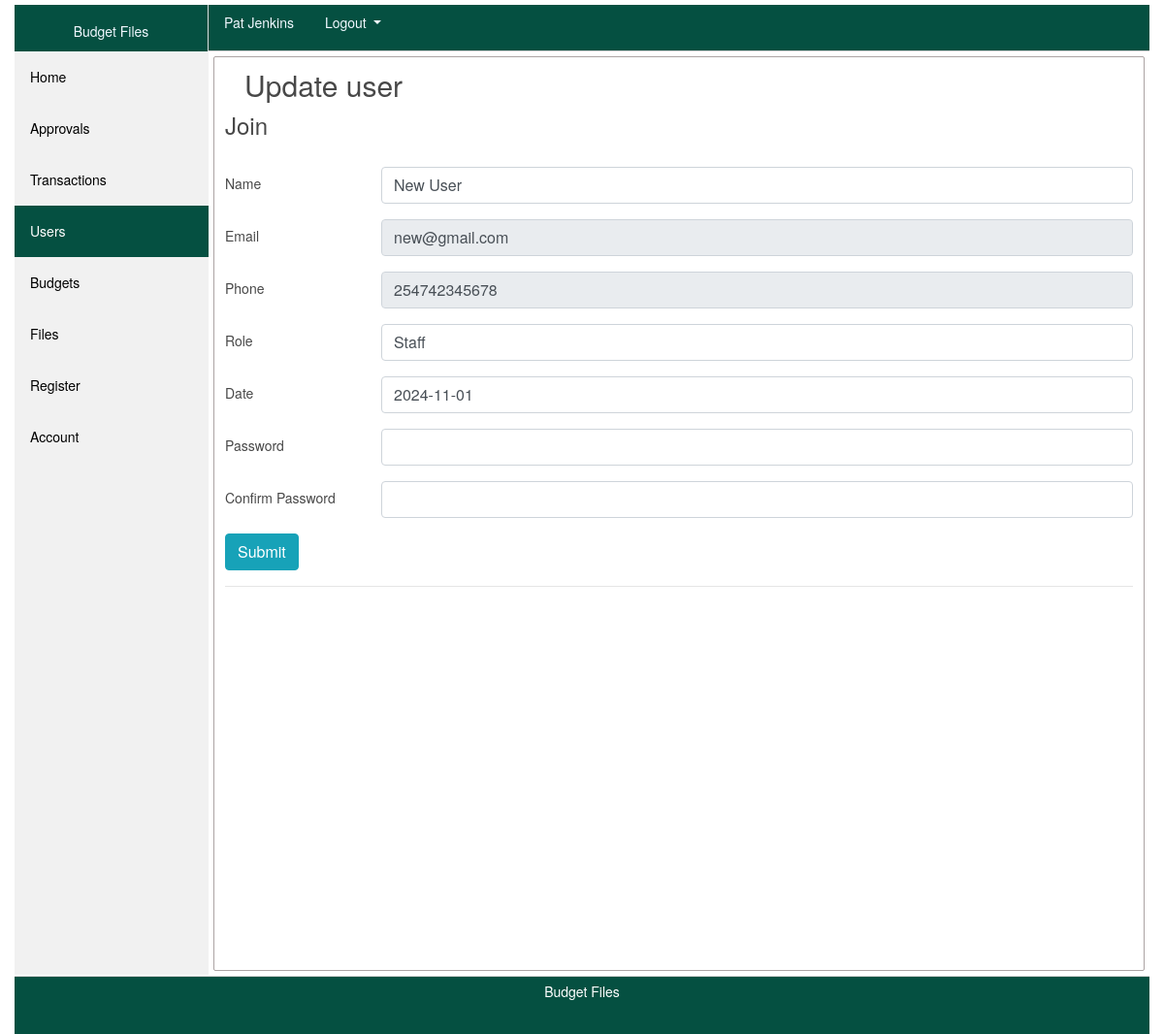
Screenshot of /user/2/update (signed in) with the database file from the repository.
### app/models/users.py (models this page shows, shortened)
class Users(db.Model, UserMixin):
    __tablename__ = 'users_table'
    id = db.Column(db.Integer, primary_key=True)
    name = db.Column(db.String(200), nullable=False)
    email = db.Column(db.String(200), unique=True, nullable=False)
    phone = db.Column(db.String(20),  unique=True, nullable=False)
    role = db.Column(db.String(20), nullable=False)
    password = db.Column(db.String(60), nullable=False)
    date = db.Column(db.DateTime(), nullable=False, default=datetime.now)
    transactions = db.relationship('Transaction', backref='phone', lazy=True) # transaction.phone // Users(current user)
    budgets = db.relationship('Budget', backref='phone', lazy=True) # budget.phone // Users(current user)

### app/views/users/routes.py (the view)
@users.route("/user/<int:user_id>/update", methods=['POST', 'GET'])
def user(user_id):
    user = Users.query.get_or_404(user_id)
    form = UpdateUserForm()
    if form.validate_on_submit():
        hashed_pw = bcrypt.generate_password_hash(form.password.data).decode('utf-8')
        date_val = form.date.data
        date_value = datetime.strptime(date_val, "%Y-%m-%d")
        user.name = form.name.data
        user.email = form.email.data
        user.phone = form.phone.data
        user.role = form.role.data
        if user == current_user:
            user.password = hashed_pw
        user.date = date_value
        db.session.commit()
        flash('User has been Updated!', 'success')
        return redirect(url_for('account', user_id=user.id))
    elif request.method == 'GET':
        form.name.data = user.name
        form.email.data = user.email
        form.phone.data = user.phone
        form.role.data = user.role
        form.id.data = user.id
        form.date.data = user.date.strftime('%Y-%m-%d')
    return render_template('register.html', page='users', title='Update user', form=form, del_id=user.id, user=user, legend='Update user')

### app/views/users/forms.py (shortened to what this page needs)
class UpdateUserForm(FlaskForm):
    id = IntegerField('Id')
    name = StringField('Name',
                           validators=[DataRequired(), Length(min=2, max=200)])
    email = StringField('Email',
                           validators=[DataRequired(), Email()])
    phone = StringField('Phone',
                           validators=[DataRequired(), Length(min=2, max=200)])
    role = StringField('Role',
                           validators=[DataRequired(), Length(min=2, max=200)])
    date = StringField('Date',
                           validators=[DataRequired(), Length(min=2, max=200)])
    password = PasswordField('Password', validators=[DataRequired()])
    confirm_password = PasswordField('Confirm Password',
                                     validators=[DataRequired(), EqualTo('password')])
    submit = SubmitField('Submit')

### app/models/users.py (called while the page is built)
@login_manager.user_loader
def load_user(user_id):
    return Users.query.get(int(user_id))

### app/templates/register.html (shortened to what this page needs)
{% extends "page_template.html" %}
{% block contents %}
<div class="content">
    <section class="places">
        <h1>{{ legend }}</h1>
        <form action="" method="POST">
            <fieldset>
                <legend>Join</legend>
                {% if legend %}
                    <div class="form-group row">
                        <div class="col-sm-10">
                        </div>
                    </div>
                {% endif %}
                <div class="form-group row">
                    {{ form.name.label(class="col-sm-2 col-form-label") }}
                    <div class="col-sm-10">
                        {% if form.name.errors %}
                            {{ form.name(class="form-control is-invalid") }}
                            <div class="invalid-feedback">
                                {% for error in form.name.errors %}
                                    <span>{{ error }}</span>
                                {% endfor %}
                            </div>
                        {% else %}
                                {{ form.name(class="form-control") }}
                        {% endif %}
                    </div>
                </div>
                <div class="form-group row">
                    {{ form.email.label(class="col-sm-2 col-form-label") }}
                    <div class="col-sm-10">
                        {% if form.email.errors %}
                            {{ form.email(class="form-control is-invalid") }}
                            <div class="invalid-feedback">
                                {% for error in form.email.errors %}
                                    <span>{{ error }}</span>
                                {% endfor %}
                            </div>
                        {% else %}
                            {% if legend %}
                                {% if user != current_user %}
                                    {{ form.email(class="form-control", readonly=True) }}
                                {% else %}
                                    {{ form.email(class="form-control", readonly=False) }}
                                {% endif %}
                            {% else %}
                                {{ form.email(class="form-control") }}
                            {% endif %}
                        {% endif %}
                    </div>
                </div>
                <div class="form-group row">
                    {{ form.phone.label(class="col-sm-2 col-form-label") }}
                    <div class="col-sm-10">
                        {% if form.phone.errors %}
                            {{ form.phone(class="form-control is-invalid") }}
                            <div class="invalid-feedback">
                                {% for error in form.phone.errors %}
                                    <span>{{ error }}</span>
                                {% endfor %}
                            </div>
                        {% else %}
                            {% if legend %}
                                {% if user != current_user %}
                                    {{ form.phone(class="form-control", readonly=True) }}
                                {% else %}
                                    {{ form.phone(class="form-control", readonly=False) }}
                                {% endif %}
                            {% else %}
                                {{ form.phone(class="form-control") }}
                            {% endif %}
                        {% endif %}
                    </div>
                </div>
                <div class="form-group row">
                    {{ form.role.label(class="col-sm-2 col-form-label") }}
                    <div class="col-sm-10">
                        {% if form.role.errors %}
                            {{ form.role(class="form-control is-invalid") }}
                            <div class="invalid-feedback">
                                {% for error in form.role.errors %}
                                    <span>{{ error }}</span>
                                {% endfor %}
                            </div>
                        {% else %}
                            {% if legend %}
                                {% if current_user.role != 'Admin' %}
                                    {{ form.role(class="form-control", readonly=True) }}
                                {% else %}
                                    {{ form.role(class="form-control") }}
                                {% endif %}
                            {% else %}
                                {{ form.role(class="form-control") }}
                            {% endif %}
                        {% endif %}
                    </div>
                </div>
                <div class="form-group row">
                    {{ form.date.label(class="col-sm-2 col-form-label") }}
                    <div class="col-sm-10">
                        {% if form.date.errors %}
                            {{ form.date(class="form-control is-invalid") }}
                            <div class="invalid-feedback">
                                {% for error in form.date.errors %}
                                    <span>{{ error }}</span>
                                {% endfor %}
                            </div>
                        {% else %}
                            {{ form.date(class="form-control") }}
                        {% endif %}
                    </div>
                </div>
                <div class="form-group row">
                    {{ form.password.label(class="col-sm-2 col-form-label") }}
                    <div class="col-sm-10">
                        {% if form.password.errors %}
                            {{ form.password(class="form-control is-invalid") }}
                            <div class="invalid-feedback">
                                {% for error in form.password.errors %}
                                    <span>{{ error }}</span>
                                {% endfor %}
                            </div>
                        {% else %}
                            {{ form.password(class="form-control") }}
                        {% endif %}
                    </div>
                </div>
                <div class="form-group row">
                    {{ form.confirm_password.label(class="col-sm-2 col-form-label") }}
                    <div class="col-sm-10">
                        {% if form.confirm_password.errors %}
                            {{ form.confirm_password(class="form-control is-invalid") }}
                            <div class="invalid-feedback">
                                {% for error in form.confirm_password.errors %}
                                    <span>{{ error }}</span>
                                {% endfor %}
                            </div>
                        {% else %}
                            {{ form.confirm_password(class="form-control") }}
                        {% endif %}
                    </div>
                </div>
            </fieldset>
            <div class="form-group row">
                <div class="col-sm-2">
                    {{ form.submit(class="btn btn-info") }}
                </div>
            </div>
        </form>
        <hr>
    </section>
</div>
{% endblock contents %}

### app/templates/header.html (shortened to what this page needs)
<header>
    <div class="user">
        {% if current_user.is_authenticated %}
            <nav class="nav">
                <a class="nav-link disabled" style="color: aliceblue;" href="#">{{ current_user.name }}</a>
                <div class="dropdown show">
                    <a class="dropdown-toggle nav-link active" style="color: aliceblue;" href="#" role="button" id="dropdownMenuLink" data-toggle="dropdown" aria-haspopup="true" aria-expanded="false">
                        Logout
                    </a>
                  </div>
            </nav>
        {% else %}
            <nav class="nav">
                <a class="nav-link disabled" style="color: aliceblue;" href="{{ url_for('login') }}">Log In</a>
                <a class="nav-link active" style="color: aliceblue;" href="{{ url_for('users.register') }}">Register</a>
            </nav>
        {% endif %}
    </div>
</header>

### app/static/4-common.css (style rules this page uses)
body { margin:0px; padding:0px; color: #484848; font-size: 14px; font-family: Circular,"Helvetica Neue",Helvetica,Arial,sans-serif; }

### app/static/3-header.css (style rules this page uses)
header { margin-left: 200px; background-color: #055041; height: 48px; border-bottom: 1px solid #CCCCCC; }

### app/static/6-filters.css (style rules this page uses)
div.content { margin: 5px 5px 5px 205px; padding: 1px 1px; height: 943px; border: 1px solid #aca4a4; border-radius: 2px; }

### app/static/100-places.css (style rules this page uses)
.places { padding: 10px; }
.user { margin-top: 5px; margin-bottom: 5px; }
h1 { display: block; width: 95%; display: block; margin-top: 0px; margin-left: 20px; margin-bottom: 5px; font-size: 30px; }

### app/templates/page_template.html (style rules this page uses)
body { margin:0px; padding:0px; color: #484848; font-size: 14px; font-family: Circular,"Helvetica Neue",Helvetica,Arial,sans-serif; }

### rows the page displays
Users: name "Pat Jenkins"
Users: name "New User", email "new@gmail.com", phone "254742345678", role "Staff", date "2024-11-01"

### other values shown
{{ legend }} "Update user"
